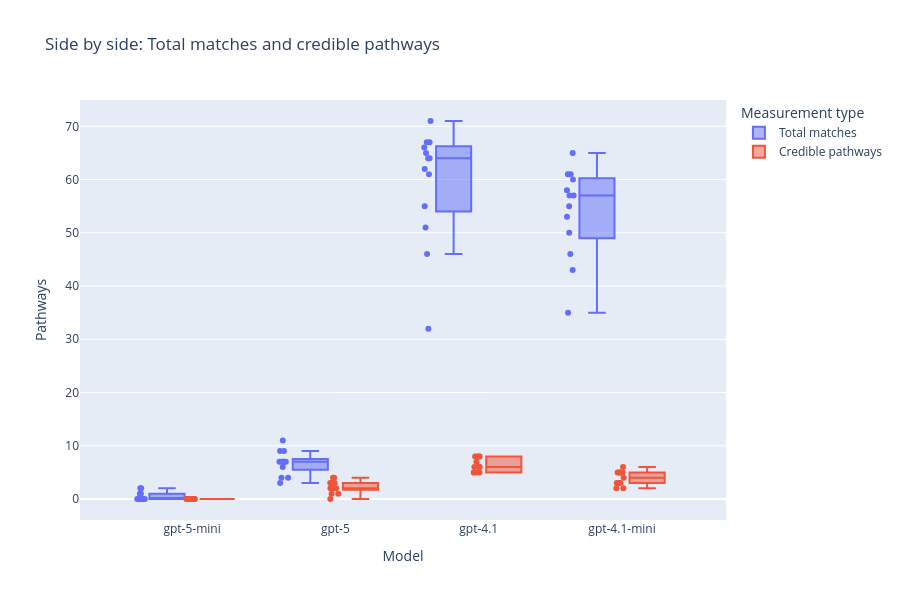

The notebook cell saved with this chart:
### Markdown cell above
Shows how many matched pathways the model has found (total_matches) and how many pathways are backed by real articles (credible pathways).

### Code cell
fig_combined = px.box(
    df_long,
    x='model',                # Models on X-axis
    y='amount',               # Numbers on Y-axis
    color='measurement_type', # Makes the 'side-by-side' group
    points='all',
    height=600,
    title='Side by side: Total matches and credible pathways',
    labels={
        "model": "Model",
        "amount": "Pathways",
        "measurement_type": "Measurement type"
    }
)
fig_combined.show()

### Figure 1 — Plotly figure (JSON) as saved in the notebook; plotly's stock layout.template omitted (floating-point values rounded to 4 significant figures)
{"data": [{"alignmentgroup": "True", "boxpoints": "all", "hovertemplate": "Measurement type=Total matches<br>Model=%{x}<br>Pathways=%{y}<extra></extra>", "legendgroup": "Total matches", "marker": {"color": "#636efa"}, "name": "Total matches", "notched": false, "offsetgroup": "Total matches", "orientation": "v", "showlegend": true, "type": "box", "x": ["gpt-5-mini", "gpt-5", "gpt-4.1", "gpt-4.1-mini", "gpt-5-mini", "gpt-5", "gpt-4.1", "gpt-4.1-mini", "gpt-5-mini", "gpt-5", "gpt-4.1", "gpt-4.1-mini", "gpt-5-mini", "gpt-5", "gpt-4.1", "gpt-4.1-mini", "gpt-5-mini", "gpt-5", "gpt-4.1", "gpt-4.1-mini", "gpt-5-mini", "gpt-5", "gpt-4.1", "gpt-4.1-mini", "gpt-5-mini", "gpt-5", "gpt-4.1", "gpt-4.1-mini", "gpt-5-mini", "gpt-5", "gpt-4.1", "gpt-4.1-mini", "gpt-5-mini", "gpt-5", "gpt-4.1", "gpt-4.1-mini", "gpt-5-mini", "gpt-5", "gpt-4.1", "gpt-4.1-mini", "gpt-5-mini", "gpt-5", "gpt-4.1", "gpt-4.1-mini", "gpt-5-mini", "gpt-5", "gpt-4.1", "gpt-4.1-mini", "gpt-5-mini", "gpt-5", "gpt-4.1", "gpt-4.1-mini"], "x0": " ", "xaxis": "x", "y": [2, 7, 55, 53, 0, 4, 66, 58, 0, 7, 71, 65, 0, 7, 64, 46, 0, 7, 51, 50, 1, 9, 62, 57, 0, 9, 61, 55, 1, 7, 64, 57, 0, 7, 46, 43, 0, 4, 32, 35, 1, 3, 67, 61, 2, 11, 67, 61, 0, 6, 65, 60], "y0": " ", "yaxis": "y"}, {"alignmentgroup": "True", "boxpoints": "all", "hovertemplate": "Measurement type=Credible pathways<br>Model=%{x}<br>Pathways=%{y}<extra></extra>", "legendgroup": "Credible pathways", "marker": {"color": "#EF553B"}, "name": "Credible pathways", "notched": false, "offsetgroup": "Credible pathways", "orientation": "v", "showlegend": true, "type": "box", "x": ["gpt-5-mini", "gpt-5", "gpt-4.1", "gpt-4.1-mini", "gpt-5-mini", "gpt-5", "gpt-4.1", "gpt-4.1-mini", "gpt-5-mini", "gpt-5", "gpt-4.1", "gpt-4.1-mini", "gpt-5-mini", "gpt-5", "gpt-4.1", "gpt-4.1-mini", "gpt-5-mini", "gpt-5", "gpt-4.1", "gpt-4.1-mini", "gpt-5-mini", "gpt-5", "gpt-4.1", "gpt-4.1-mini", "gpt-5-mini", "gpt-5", "gpt-4.1", "gpt-4.1-mini", "gpt-5-mini", "gpt-5", "gpt-4.1", "gpt-4.1-mini", "gpt-5-mini", "gpt-5", "gpt-4.1", "gpt-4.1-mini", "gpt-5-mini", "gpt-5", "gpt-4.1", "gpt-4.1-mini", "gpt-5-mini", "gpt-5", "gpt-4.1", "gpt-4.1-mini", "gpt-5-mini", "gpt-5", "gpt-4.1", "gpt-4.1-mini", "gpt-5-mini", "gpt-5", "gpt-4.1", "gpt-4.1-mini"], "x0": " ", "xaxis": "x", "y": [0, 0, 6, 3, 0, 1, 8, 4, 0, 2, 5, 3, 0, 2, 5, 2, 0, 2, 5, 3, 0, 4, 8, 5, 0, 3, 7, 5, 0, 3, 6, 5, 0, 2, 6, 2, 0, 1, 6, 5, 0, 2, 8, 6, 0, 4, 5, 3, 0, 3, 8, 5], "y0": " ", "yaxis": "y"}], "layout": {"boxmode": "group", "height": 600, "legend": {"title": {"text": "Measurement type"}, "tracegroupgap": 0}, "title": {"text": "Side by side: Total matches and credible pathways"}, "xaxis": {"anchor": "y", "domain": [0, 1], "title": {"text": "Model"}}, "yaxis": {"anchor": "x", "domain": [0, 1], "title": {"text": "Pathways"}}}}
